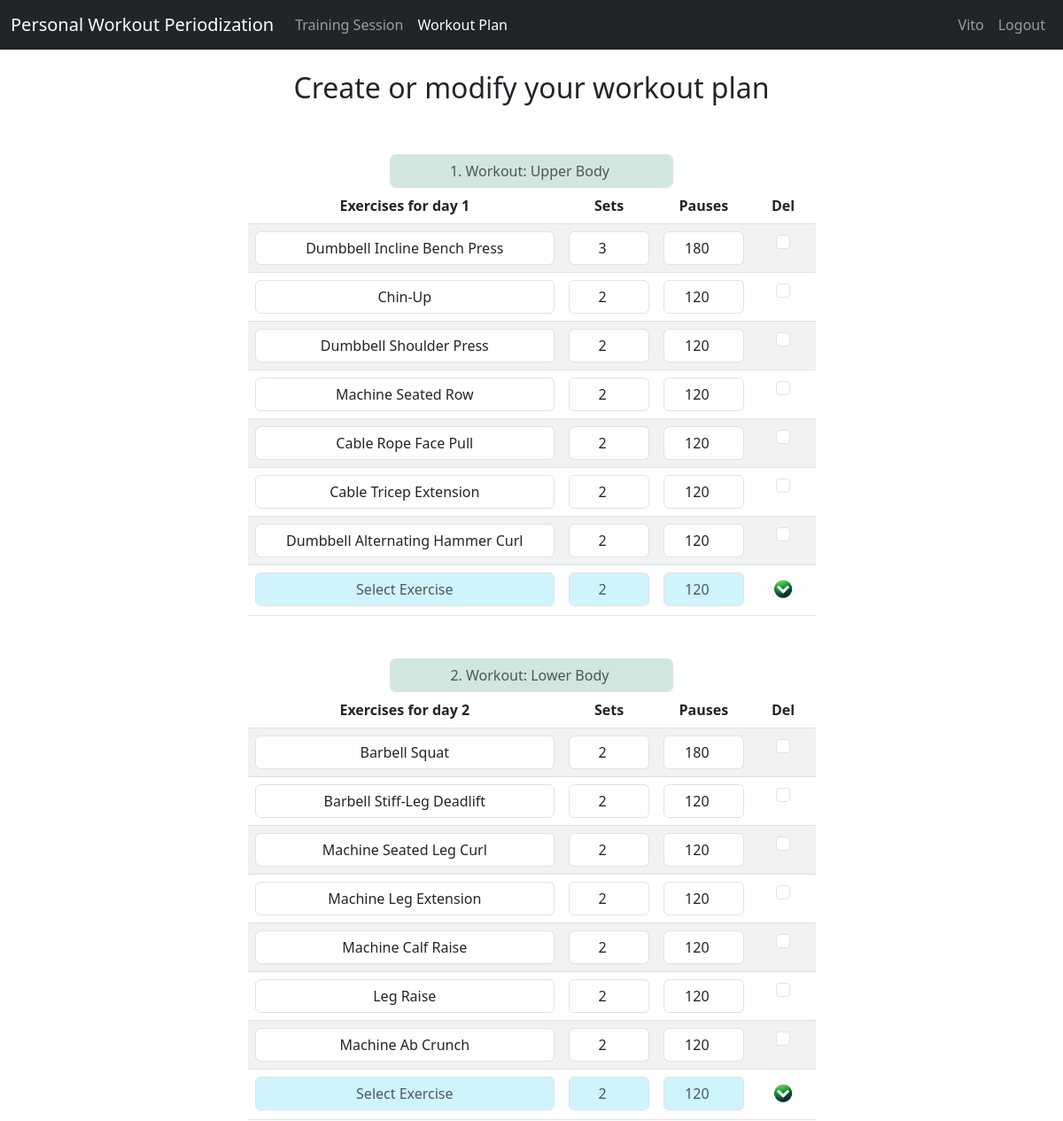
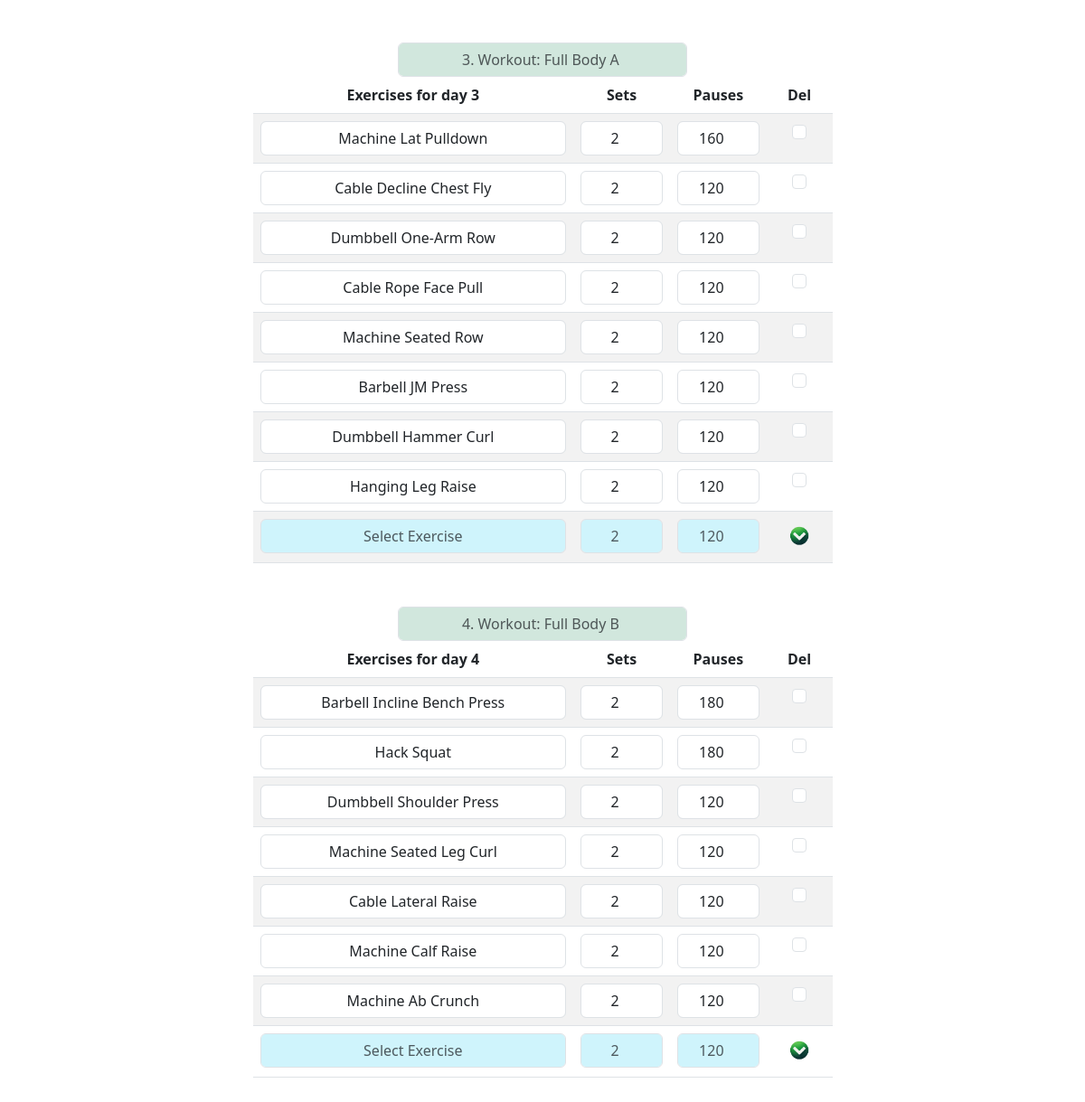
The page /create_workout (signed in) on the database its author committed (2 pictures, top to bottom).
### server.py (models this page shows, shortened)
class Users(UserMixin, db.Model):
    __tablename__ = "users"
    user_id = Column(Integer, primary_key=True)
    username = Column(String(100), unique=True, nullable=False)
    password = Column(String(100), nullable=False)
    age = Column(Integer, unique=False, nullable=False)
    weight = Column(Float, unique=False, nullable=False)
    mesocycles = Column(Integer, unique=False, nullable=True)
    email = Column(String(100), unique=True, nullable=False)

class WorkoutPlan(UserMixin, db.Model):
    __tablename__ = "workouts"
    workout_id = Column(Integer, primary_key=True)
    user_id = Column(Integer, db.ForeignKey("users.user_id"))
    workout_name = Column(String(100), unique=False, nullable=True)
    created_at = Column(DateTime, default=func.now())  # current time / date
    mesocycle_id = Column(Integer, db.ForeignKey("mesocycles.mesocycle_id"))

class Exercise(UserMixin, db.Model):
    __tablename__ = "exercises"
    exercise_id = Column(Integer, primary_key=True)
    exercise_name = Column(String(100), unique=True, nullable=False)
    muscle_group = Column(String(100), unique=False, nullable=False)

### server.py (the view, shortened to what this page needs)
@app.route("/create_workout", methods=["GET", "POST"])
@login_required
def create_workout():
    weekly, workout_names, workouts_id = find_users_weeks()
    order, jinja_exercises = default_order(weekly)
    exercises_for_jinja(jinja_exercises, weekly, workouts_id)
    if request.method == "GET":
        search_term = request.args.get("query")
        if search_term:  # This will be triggered by the AJAX call
            exercises = Exercise.query.filter(
                Exercise.exercise_name.ilike(f"%{search_term}%")
            ).all()
            exercise_names = [exercise.exercise_name for exercise in exercises]
            return jsonify(exercise_names)  # Return JSON for AJAX request
    return render_template(
        "create_workout.html",
        week=weekly,
        w_names=workout_names,
        exe_order=order,
        user_exe=jinja_exercises,
    )

### server.py (called while the page is built)
@login_manager.user_loader
def load_user(user_id):
    stmt = select(Users).where(Users.user_id == int(user_id))
    return db.session.execute(stmt).scalar_one_or_none()

def default_order(weekly):
    jinja_exercises = {}
    default_order = []
    for x in range(weekly):
        default_order.append(1)
        jinja_exercises[x] = []
    return default_order, jinja_exercises

### templates/create_workout.html (shortened to what this page needs)
<!DOCTYPE html>
<html lang="en">
<head>
  <link href="https://cdn.jsdelivr.net/npm/bootstrap@5.3.0-alpha2/dist/css/bootstrap.min.css" rel="stylesheet"
 />
</head>
<body>
  <div class="p-3">
    <nav class="navbar navbar-expand-lg fixed-top navbar-dark bg-dark" aria-label="Main navigation">
      <div class="container-fluid">
        <a class="navbar-brand" href="{{ url_for('index_page')}}">Personal Workout Periodization</a>
        <div class="collapse navbar-collapse" id="navbarCollapse">
          <ul class="navbar-nav me-auto mb-2 mb-md-0">
            <li class="nav-item">
              <a class="nav-link" aria-current="page" href="{{ url_for('training_session_redirect')}}">Training
                Session</a>
            </li>
            <li class="nav-item">
              <a class="nav-link active" href="{{ url_for('workout_plan')}}">Workout Plan</a>
            </li>
          </ul>
          <ul class="navbar-nav ms-auto">
            {% if current_user.is_authenticated %}
            <li class="nav-item">
              <a class="nav-link" href="{{ url_for('profile')}}">{{ current_user.username }}</a>
            </li>
            <li class="nav-item">
              <a class="nav-link" href="{{ url_for('logout') }}">Logout</a>
            </li>
            {% endif %}
          </ul>
        </div>
      </div>
    </nav>
  </div>
  <div class="container">
    <div class="row justify-content-center">
      <div class="col-12 col-md-7 my-4 p-4 bg-body">
        <div class="row">
          <p class="h2 text-center">
            Create or modify your workout plan
          </p>
        </div>
      </div>
    </div>
  </div>
  <div class="container">
    <div class="row justify-content-center">
      <div class="col-12 col-md-7">
        {% for x in range(week) %}
        <form action="{{ url_for('create_workout') }}" method="POST">
          {% if w_names[x] is not none %}
          <input type="text" name="workout_name_{{x}}" class="form-control text-center w-50 mx-auto bg-success-subtle"
            placeholder=" {{x+1}}. Workout: {{w_names[x]}}  " />
          {% elif w_names is none or w_names[x] is none %}
          <input type="text" name="workout_name_{{x}}" class="form-control text-center w-50 mx-auto bg-success-subtle"
            placeholder=" {{w_names[x]}} Workout Name, optional " />
          {% endif %}
          <table class="table table-striped text-center mb-5">
            <thead>
              <tr>
                <th class="exercise text-center">
                  Exercises for day {{ x + 1 }}
                </th>
                <th>Sets</th>
                <th>Pauses</th>
                <th>Del</th>
              </tr>
            </thead>
            <tbody>
              {% for exe in user_exe[x] %}
              <tr>
                <td>
                  <input type="text" id="exercise_{{ x }}_{{ loop.index0 }}" name="exercise_{{ x }}_{{ loop.index0 }}"
                    class="form-control text-center" value="{{ exe['exercise'][0] }}" autocomplete="off" />
                <td>
                  <input type="number" name="sets_{{ x }}_{{ loop.index0 }}" class="form-control text-center"
                    value="{{ exe['sets'] }}" />
                </td>
                <td>
                  <input type="number" name="pauses_{{ x }}_{{ loop.index0 }}" class="form-control text-center"
                    value="{{ exe['pauses'] }}" />
                </td>
                <td>
                  <input class="form-check-input" type="checkbox" name="remove_{{ x }}_{{ loop.index0 }}" value="yes" />
                </td>
              </tr>
              {% endfor %}
              <tr>
                <td>
                  <input type="text" id="new_exercise_{{ x }}" name="new_exercise_{{ x }}"
                    class="form-control text-center bg-info-subtle" placeholder="Select Exercise" autocomplete="off" />
                </td>
                <td class="col-2">
                  <input type="number" name="new_sets_{{ x }}" class="form-control text-center bg-info-subtle" placeholder="2"
                    maxlength="1" />
                </td>
                <td class="col-2">
                  <input type="number" name="new_pauses_{{ x }}" class="form-control text-center bg-info-subtle" placeholder="120"
                    maxlength="3" />
                </td>
                <td>
                  <button type="submit" name="submit" value="save" style="border: none; background: none; padding: 0;">
                    <img src="{{ url_for('static', filename='pictures/notifications/confirm.png') }}" alt="Del"
                      style="width: 40px; height: 40px; object-fit: cover;" title="Save" />
                  </button>
                </td>
              </tr>
            </tbody>
          </table>
          {% endfor %}
        </form>
      </div>
    </div>
  </div>
</body>
</html>

### rows shown on the page
Users: username "Vito"
WorkoutPlan: workout_name "1. Workout: Upper Body"
Exercise: exercise_name "Dumbbell Incline Bench Press"
Exercise: exercise_name "Chin-Up"
Exercise: exercise_name "Dumbbell Shoulder Press" "Dumbbell Shoulder Press"
Exercise: exercise_name "Machine Seated Row" "Machine Seated Row"
Exercise: exercise_name "Cable Rope Face Pull" "Cable Rope Face Pull"
Exercise: exercise_name "Cable Tricep Extension"
Exercise: exercise_name "Dumbbell Alternating Hammer Curl"
WorkoutPlan: workout_name "2. Workout: Lower Body"
Exercise: exercise_name "Barbell Squat"
Exercise: exercise_name "Barbell Stiff-Leg Deadlift"
Exercise: exercise_name "Machine Seated Leg Curl" "Machine Seated Leg Curl"
Exercise: exercise_name "Machine Leg Extension"
Exercise: exercise_name "Machine Calf Raise" "Machine Calf Raise"
Exercise: exercise_name "Leg Raise"
Exercise: exercise_name "Machine Ab Crunch" "Machine Ab Crunch"
WorkoutPlan: workout_name "3. Workout: Full Body A"
Exercise: exercise_name "Machine Lat Pulldown"
Exercise: exercise_name "Cable Decline Chest Fly"
Exercise: exercise_name "Dumbbell One-Arm Row"
Exercise: exercise_name "Barbell JM Press"
Exercise: exercise_name "Dumbbell Hammer Curl"
Exercise: exercise_name "Hanging Leg Raise"
WorkoutPlan: workout_name "4. Workout: Full Body B"
Exercise: exercise_name "Barbell Incline Bench Press"
Exercise: exercise_name "Hack Squat"
Exercise: exercise_name "Cable Lateral Raise"

### other values the page prints
{{ x + 1 }} "1" "2" "3" "4"
